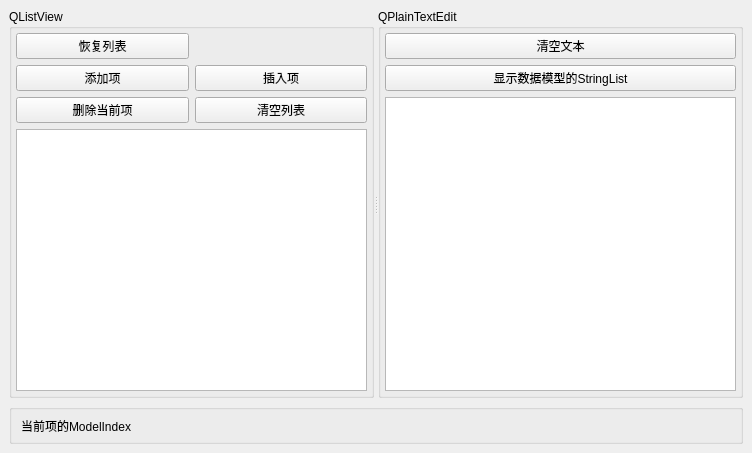
<?xml version="1.0" encoding="UTF-8"?>
<ui version="4.0">
 <class>MainWindow</class>
 <widget class="QMainWindow" name="MainWindow">
  <property name="geometry">
   <rect>
    <x>0</x>
    <y>0</y>
    <width>752</width>
    <height>453</height>
   </rect>
  </property>
  <property name="windowTitle">
   <string>Demo4_2 QListView的使用</string>
  </property>
  <widget class="QWidget" name="centralwidget">
   <layout class="QVBoxLayout" name="verticalLayout_3">
    <item>
     <widget class="QSplitter" name="splitter">
      <property name="orientation">
       <enum>Qt::Horizontal</enum>
      </property>
      <widget class="QGroupBox" name="groupBox">
       <property name="title">
        <string>QListView</string>
       </property>
       <layout class="QVBoxLayout" name="verticalLayout">
        <property name="leftMargin">
         <number>4</number>
        </property>
        <property name="topMargin">
         <number>4</number>
        </property>
        <property name="rightMargin">
         <number>4</number>
        </property>
        <property name="bottomMargin">
         <number>4</number>
        </property>
        <item>
         <layout class="QGridLayout" name="gridLayout">
          <item row="0" column="0">
           <widget class="QPushButton" name="btn_ResList">
            <property name="text">
             <string>恢复列表</string>
            </property>
           </widget>
          </item>
          <item row="1" column="1">
           <widget class="QPushButton" name="btn_insertItem">
            <property name="text">
             <string>插入项</string>
            </property>
           </widget>
          </item>
          <item row="1" column="0">
           <widget class="QPushButton" name="btn_AddIns">
            <property name="text">
             <string>添加项</string>
            </property>
           </widget>
          </item>
          <item row="2" column="0">
           <widget class="QPushButton" name="btn_DelCurrentItem">
            <property name="text">
             <string>删除当前项</string>
            </property>
           </widget>
          </item>
          <item row="2" column="1">
           <widget class="QPushButton" name="btn_EmptyList">
            <property name="text">
             <string>清空列表</string>
            </property>
           </widget>
          </item>
         </layout>
        </item>
        <item>
         <widget class="QListView" name="listView"/>
        </item>
       </layout>
      </widget>
      <widget class="QGroupBox" name="groupBox_2">
       <property name="title">
        <string>QPlainTextEdit</string>
       </property>
       <layout class="QVBoxLayout" name="verticalLayout_2">
        <property name="leftMargin">
         <number>4</number>
        </property>
        <property name="topMargin">
         <number>4</number>
        </property>
        <property name="rightMargin">
         <number>4</number>
        </property>
        <property name="bottomMargin">
         <number>4</number>
        </property>
        <item>
         <widget class="QPushButton" name="btn_ClearText">
          <property name="text">
           <string>清空文本</string>
          </property>
         </widget>
        </item>
        <item>
         <widget class="QPushButton" name="btn_TextDisplay">
          <property name="text">
           <string>显示数据模型的StringList</string>
          </property>
         </widget>
        </item>
        <item>
         <widget class="QPlainTextEdit" name="textEdit"/>
        </item>
       </layout>
      </widget>
     </widget>
    </item>
    <item>
     <widget class="QGroupBox" name="groupBox_3">
      <property name="maximumSize">
       <size>
        <width>16777215</width>
        <height>40</height>
       </size>
      </property>
      <property name="title">
       <string/>
      </property>
      <layout class="QHBoxLayout" name="horizontalLayout">
       <item>
        <widget class="QLabel" name="LabInfo">
         <property name="text">
          <string>当前项的ModelIndex</string>
         </property>
        </widget>
       </item>
      </layout>
     </widget>
    </item>
   </layout>
  </widget>
 </widget>
 <resources/>
 <connections/>
</ui>
